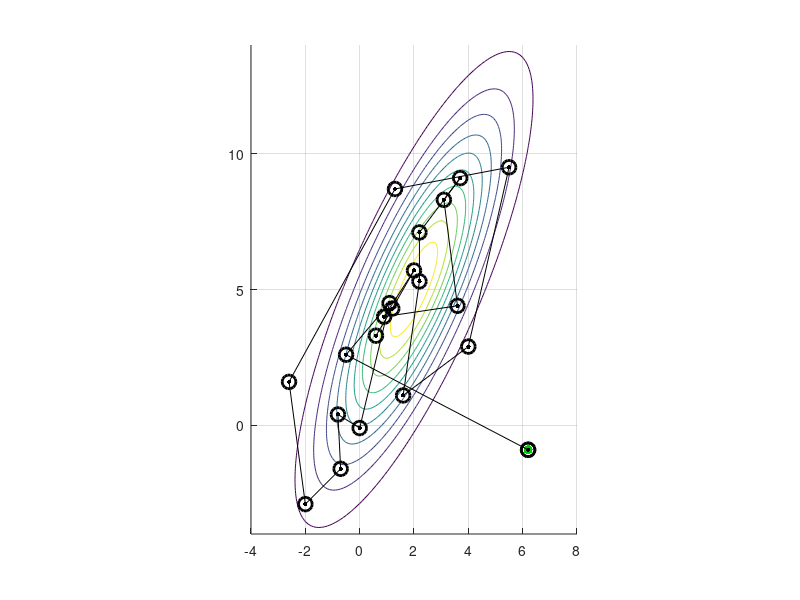

Write MATLAB code to recreate this figure.
% Gibbs Sampler: Test in 2D
% Core algorithm

% restart
close all; clear; clc;

% reset random number generator
rng('default');

% options
Nsteps = 20;
doShowSteps = 0;
doAnimate = 0;

% true PDF parameters
mu_true = [2 5];
sigma_1 = 2;
sigma_2 = 4;
corr = 0.8;
cov_true = [sigma_1^2 corr*sigma_1*sigma_2; corr*sigma_1*sigma_2 sigma_2^2];

% state space to explore (i.e. query points)
xq_vec{1} = (-4:0.1:8)';
xq_vec{2} = (-4:0.1:14)';

% generate PDF at query points
[X1Q,X2Q] = meshgrid(xq_vec{1},xq_vec{2});
XQ = [X1Q(:) X2Q(:)];
[PQ] = mvnpdf(XQ,mu_true,cov_true);
PDF = reshape(PQ,size(X1Q));

% plot true PDF
figure(1);
% set(gcf,'Position',[0821 0195 0419 0783]);
set(gcf,'Position',[0488 1.562000e+02 3.642000e+02 6.058000e+02]);
hold on; grid on;
axis equal;
contour(X1Q,X2Q,PDF);

% start sampler at random query point
x0 = XQ(randi(length(XQ)),:)';
plot(x0(1),x0(2),'.','Color',[0 0.8 0],'MarkerSize',20);

% start history
x = x0;
x_hist = NaN(length(mu_true),Nsteps+1);
x_hist(:,1) = x0;

% show starting point
plot(x0(1),x0(2),'k.','MarkerSize',10);
plot(x0(1),x0(2),'ko','MarkerSize',10,'LineWidth',2.0);

% iterate sampler
for gibbsIter = 1:Nsteps
    for dimIdx = 1:length(mu_true)
        
        % reset storage
        gibbsXQ = repmat(x',length(xq_vec{dimIdx}),1);
        gibbsXQ(:,dimIdx) = xq_vec{dimIdx};
        
        % slice PDF along this dimension at the current point
        gibbsPQ = mvnpdf(gibbsXQ,mu_true,cov_true);
        gibbsPQ = gibbsPQ/trapz(gibbsXQ(:,dimIdx),gibbsPQ);
        
        % compute CDF and sample from it using inverse transform sampling
        gibbsCDF = cumtrapz(gibbsXQ(:,dimIdx),gibbsPQ);
        gibbsPt = gibbsXQ( arrayfun( @(x) find(x <= gibbsCDF,1,'first') , rand(1,1)) ,dimIdx);
        x(dimIdx) = gibbsPt;
        gibbsSamp = gibbsXQ( arrayfun( @(x) find(x <= gibbsCDF,1,'first') , rand(1,100)) ,dimIdx);  % for illustration only
        
        % plot results of stepping along this dimension if requested
        if(doShowSteps)
            figure(1);
            plot(x(1),x(2),'r+','MarkerSize',10,'LineWidth',3);  % selected point
            switch(dimIdx)
                case 1
                    plot(gibbsXQ(:,dimIdx),x(2)*ones(size(gibbsXQ,1),1),'r-','LineWidth',1.0);
                    plot(gibbsSamp,x(2)*ones(size(gibbsSamp)),'r.','MarkerSize',10);  % for illustration only
                case 2
                    plot(x(1)*ones(size(gibbsXQ,1),1),gibbsXQ(:,dimIdx),'r-','LineWidth',1.0);
                    plot(x(1)*ones(size(gibbsSamp)),gibbsSamp,'r.','MarkerSize',10);  % for illustration only
            end
            
            % show 1-D plot
            figure;
            hold on; grid on;
            plot(gibbsXQ(:,dimIdx),gibbsPQ);
            plot(gibbsSamp,0*ones(size(gibbsSamp)),'r.','MarkerSize',10);
            plot(gibbsPt,0,'r+','MarkerSize',10,'LineWidth',3);
        end
        
    end
    
    % store new point in markov chain after moving in each direction
    x_hist(:,gibbsIter+1) = x;
    
    % show result of this iteration if requested
    if(doAnimate)
        figure(1);
        plot(x(1),x(2),'k.','MarkerSize',10);
        plot(x(1),x(2),'ko','MarkerSize',10,'LineWidth',2.0);
        plot(x_hist(1,:),x_hist(2,:),'k.-','MarkerSize',10);
        pause(0.1);
    end
    
end

% show all points in the markov chain
figure(1);
plot(x_hist(1,:),x_hist(2,:),'k.-','MarkerSize',10);
plot(x_hist(1,:),x_hist(2,:),'k.','MarkerSize',10);
plot(x_hist(1,:),x_hist(2,:),'ko','MarkerSize',10,'LineWidth',2.0);